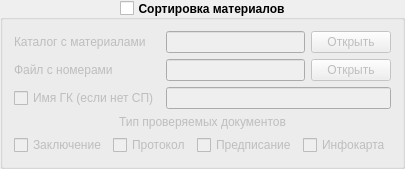
         <widget class="QGroupBox" name="groupBox_main_sp">
          <property name="font">
           <font>
            <pointsize>9</pointsize>
            <weight>75</weight>
            <bold>true</bold>
           </font>
          </property>
          <property name="title">
           <string>Сортировка материалов</string>
          </property>
          <property name="alignment">
           <set>Qt::AlignCenter</set>
          </property>
          <property name="checkable">
           <bool>true</bool>
          </property>
          <property name="checked">
           <bool>false</bool>
          </property>
          <layout class="QGridLayout" name="gridLayout_16">
           <item row="0" column="2">
            <widget class="QPushButton" name="pushButton_main_folder_sp_dir">
             <property name="font">
              <font>
               <pointsize>9</pointsize>
               <weight>50</weight>
               <bold>false</bold>
              </font>
             </property>
             <property name="text">
              <string>Открыть</string>
             </property>
            </widget>
           </item>
           <item row="2" column="0">
            <widget class="QCheckBox" name="checkBox_main_name_gk">
             <property name="font">
              <font>
               <pointsize>9</pointsize>
               <weight>50</weight>
               <bold>false</bold>
              </font>
             </property>
             <property name="text">
              <string>Имя ГК (если нет СП)</string>
             </property>
            </widget>
           </item>
           <item row="1" column="0">
            <widget class="QLabel" name="label_main_file_sp_path">
             <property name="font">
              <font>
               <pointsize>9</pointsize>
               <weight>50</weight>
               <bold>false</bold>
              </font>
             </property>
             <property name="text">
              <string>Файл с номерами</string>
             </property>
            </widget>
           </item>
           <item row="0" column="1">
            <widget class="QLineEdit" name="lineEdit_main_sp_path_dir">
             <property name="font">
              <font>
               <pointsize>9</pointsize>
               <weight>50</weight>
               <bold>false</bold>
              </font>
             </property>
            </widget>
           </item>
           <item row="1" column="1">
            <widget class="QLineEdit" name="lineEdit_main_file_sp_path">
             <property name="font">
              <font>
               <pointsize>9</pointsize>
               <weight>50</weight>
               <bold>false</bold>
              </font>
             </property>
            </widget>
           </item>
           <item row="0" column="0">
            <widget class="QLabel" name="label_main_sp_path">
             <property name="font">
              <font>
               <pointsize>9</pointsize>
               <weight>50</weight>
               <bold>false</bold>
              </font>
             </property>
             <property name="text">
              <string>Каталог с материалами</string>
             </property>
            </widget>
           </item>
           <item row="2" column="1" colspan="2">
            <widget class="QLineEdit" name="lineEdit_main_name_gk">
             <property name="enabled">
              <bool>false</bool>
             </property>
             <property name="font">
              <font>
               <pointsize>9</pointsize>
               <weight>50</weight>
               <bold>false</bold>
              </font>
             </property>
            </widget>
           </item>
           <item row="1" column="2">
            <widget class="QPushButton" name="pushButton_main_file_sp">
             <property name="font">
              <font>
               <pointsize>9</pointsize>
               <weight>50</weight>
               <bold>false</bold>
              </font>
             </property>
             <property name="text">
              <string>Открыть</string>
             </property>
            </widget>
           </item>
           <item row="3" column="0" colspan="3">
            <widget class="QLabel" name="label_main_document_sp">
             <property name="sizePolicy">
              <sizepolicy hsizetype="Preferred" vsizetype="Fixed">
               <horstretch>0</horstretch>
               <verstretch>0</verstretch>
              </sizepolicy>
             </property>
             <property name="font">
              <font>
               <pointsize>9</pointsize>
               <weight>50</weight>
               <bold>false</bold>
              </font>
             </property>
             <property name="text">
              <string>Тип проверяемых документов</string>
             </property>
             <property name="alignment">
              <set>Qt::AlignCenter</set>
             </property>
            </widget>
           </item>
           <item row="4" column="0" colspan="3">
            <layout class="QHBoxLayout" name="horizontalLayout_3">
             <item>
              <widget class="QCheckBox" name="checkBox_main_conclusion_sp">
               <property name="font">
                <font>
                 <pointsize>9</pointsize>
                 <weight>50</weight>
                 <bold>false</bold>
                </font>
               </property>
               <property name="text">
                <string>Заключение</string>
               </property>
              </widget>
             </item>
             <item>
              <widget class="QCheckBox" name="checkBox_main_protocol_sp">
               <property name="font">
                <font>
                 <pointsize>9</pointsize>
                 <weight>50</weight>
                 <bold>false</bold>
                </font>
               </property>
               <property name="text">
                <string>Протокол</string>
               </property>
              </widget>
             </item>
             <item>
              <widget class="QCheckBox" name="checkBox_main_prescription_sp">
               <property name="font">
                <font>
                 <pointsize>9</pointsize>
                 <weight>50</weight>
                 <bold>false</bold>
                </font>
               </property>
               <property name="text">
                <string>Предписание</string>
               </property>
              </widget>
             </item>
             <item>
              <widget class="QCheckBox" name="checkBox_main_infocard_sp">
               <property name="font">
                <font>
                 <pointsize>9</pointsize>
                 <weight>50</weight>
                 <bold>false</bold>
                </font>
               </property>
               <property name="text">
                <string>Инфокарта</string>
               </property>
              </widget>
             </item>
            </layout>
           </item>
          </layout>
         </widget>
